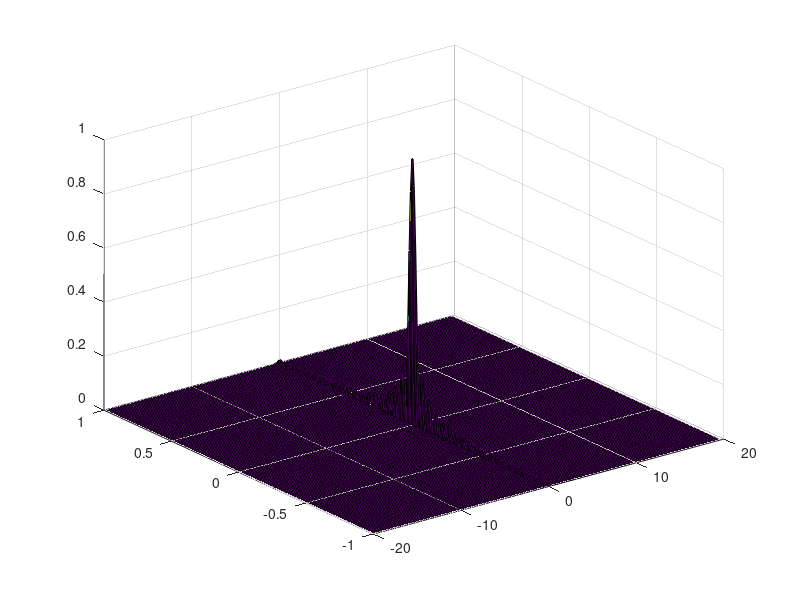

MATLAB code for this plot:

% Ambiguity function of linear FM signal
% Ashikur Rahman
% 7/18/2020

clear
Beta=1000e6; % FM sweep
Tau=10e-6; % Pulse time
t=-Tau:Tau/100:Tau;
L=length(t);
d=40/(L*Tau);
Fd=-20/Tau:40/(L*Tau):20/Tau-40/(L*Tau); % Target Doppler shift

A=1-abs(t)/Tau;
B=Fd*Tau+Beta*t;

ix=1;
iy=1;
for a=-Tau:Tau/100:Tau

    for f=-20/Tau:40/(L*Tau):20/Tau-40/(L*Tau)
    A=1-abs(a)/Tau;
    B=f*Tau+Beta*a;

    Af(ix,iy)=A.*abs(sin(pi*B.*A)/(pi*A.*B));
    ix=ix+1;
    end
    ix=1;
    iy=iy+1;
end

% surf(Af)
surf(Fd*Tau,t/Tau,Af)




%---------------------------------------------%

